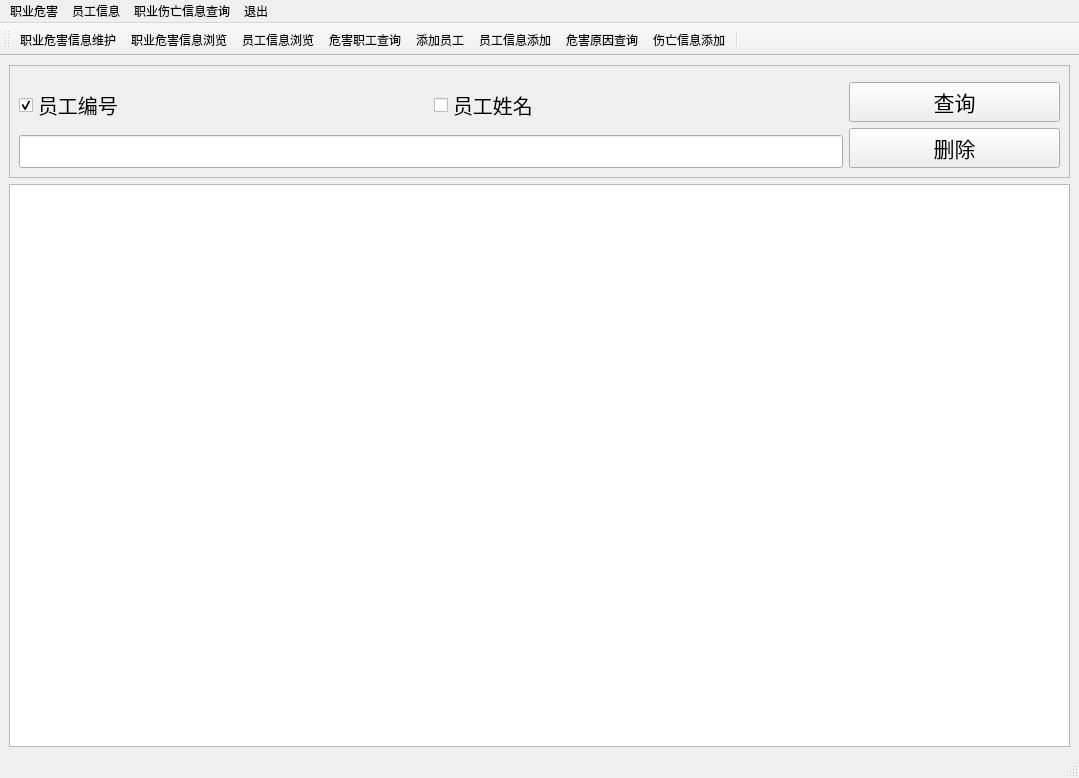
<?xml version="1.0" encoding="UTF-8"?>
<ui version="4.0">
 <class>MainWindow</class>
 <widget class="QMainWindow" name="MainWindow">
  <property name="geometry">
   <rect>
    <x>0</x>
    <y>0</y>
    <width>1079</width>
    <height>778</height>
   </rect>
  </property>
  <property name="windowTitle">
   <string>企业职业危害管理系统</string>
  </property>
  <widget class="QWidget" name="centralwidget">
   <layout class="QVBoxLayout" name="verticalLayout" stretch="1,5">
    <item>
     <widget class="QFrame" name="frame">
      <property name="frameShape">
       <enum>QFrame::StyledPanel</enum>
      </property>
      <property name="frameShadow">
       <enum>QFrame::Raised</enum>
      </property>
      <layout class="QGridLayout" name="gridLayout" rowstretch="1,0,0,0,0" columnstretch="2,2,1,0">
       <item row="2" column="1" rowspan="2">
        <widget class="QCheckBox" name="box_name">
         <property name="font">
          <font>
           <pointsize>15</pointsize>
          </font>
         </property>
         <property name="text">
          <string>员工姓名</string>
         </property>
         <property name="checkable">
          <bool>true</bool>
         </property>
         <property name="checked">
          <bool>false</bool>
         </property>
         <property name="autoExclusive">
          <bool>true</bool>
         </property>
        </widget>
       </item>
       <item row="2" column="0" rowspan="2">
        <widget class="QCheckBox" name="box_id">
         <property name="font">
          <font>
           <pointsize>15</pointsize>
          </font>
         </property>
         <property name="text">
          <string>员工编号</string>
         </property>
         <property name="checkable">
          <bool>true</bool>
         </property>
         <property name="checked">
          <bool>true</bool>
         </property>
         <property name="autoExclusive">
          <bool>true</bool>
         </property>
        </widget>
       </item>
       <item row="2" column="2" colspan="2">
        <widget class="QPushButton" name="button_search">
         <property name="font">
          <font>
           <family>微软雅黑</family>
           <pointsize>16</pointsize>
           <weight>50</weight>
           <italic>false</italic>
           <bold>false</bold>
          </font>
         </property>
         <property name="text">
          <string>查询</string>
         </property>
        </widget>
       </item>
       <item row="1" column="2">
        <spacer name="verticalSpacer_2">
         <property name="orientation">
          <enum>Qt::Vertical</enum>
         </property>
         <property name="sizeHint" stdset="0">
          <size>
           <width>20</width>
           <height>40</height>
          </size>
         </property>
        </spacer>
       </item>
       <item row="4" column="0" colspan="2">
        <widget class="QLineEdit" name="lineEdit">
         <property name="font">
          <font>
           <pointsize>16</pointsize>
          </font>
         </property>
        </widget>
       </item>
       <item row="3" column="2" rowspan="2" colspan="2">
        <widget class="QPushButton" name="button_delete">
         <property name="font">
          <font>
           <family>微软雅黑</family>
           <pointsize>16</pointsize>
          </font>
         </property>
         <property name="text">
          <string>删除</string>
         </property>
        </widget>
       </item>
      </layout>
     </widget>
    </item>
    <item>
     <widget class="QTableWidget" name="table"/>
    </item>
   </layout>
  </widget>
  <widget class="QMenuBar" name="menubar">
   <property name="geometry">
    <rect>
     <x>0</x>
     <y>0</y>
     <width>1079</width>
     <height>23</height>
    </rect>
   </property>
   <widget class="QMenu" name="menu">
    <property name="title">
     <string>职业危害</string>
    </property>
    <addaction name="actionliulanzhigongxinxi"/>
    <addaction name="actionweihuzhigongxinxi"/>
   </widget>
   <widget class="QMenu" name="menu_3">
    <property name="title">
     <string>员工信息</string>
    </property>
    <addaction name="actionzhigongxinxichaxun"/>
    <addaction name="actionzichananquanchaxun"/>
   </widget>
   <widget class="QMenu" name="menu_4">
    <property name="title">
     <string>职业伤亡信息查询</string>
    </property>
    <addaction name="actionshangwangxinxiliulan"/>
    <addaction name="actiontuichuxitogn"/>
   </widget>
   <widget class="QMenu" name="menu_2">
    <property name="title">
     <string>退出</string>
    </property>
    <addaction name="actiond_2"/>
   </widget>
   <addaction name="menu"/>
   <addaction name="menu_3"/>
   <addaction name="menu_4"/>
   <addaction name="menu_2"/>
  </widget>
  <widget class="QStatusBar" name="statusbar"/>
  <widget class="QToolBar" name="toolBar">
   <property name="windowTitle">
    <string>toolBar</string>
   </property>
   <attribute name="toolBarArea">
    <enum>TopToolBarArea</enum>
   </attribute>
   <attribute name="toolBarBreak">
    <bool>false</bool>
   </attribute>
   <addaction name="actiontianjiazhigongxinxi"/>
   <addaction name="actionliulanzhigongxinxi"/>
   <addaction name="actionzhigongxinxichaxun"/>
   <addaction name="actionshebeishujvchaxun"/>
   <addaction name="actiontianjiayonghu"/>
   <addaction name="actionzichananquanchaxun"/>
   <addaction name="actiontainjiashebei"/>
   <addaction name="actiontuichuxitogn"/>
   <addaction name="separator"/>
  </widget>
  <action name="actionliulanzhigongxinxi">
   <property name="icon">
    <iconset>
     <normaloff>../../../panmingjie/.designer/backup/图标/about.ico</normaloff>../../../panmingjie/.designer/backup/图标/about.ico</iconset>
   </property>
   <property name="text">
    <string>职业危害信息浏览</string>
   </property>
  </action>
  <action name="actiontianjiazhigongxinxi">
   <property name="icon">
    <iconset>
     <normaloff>../../../panmingjie/.designer/backup/图标/ARROW6C.ICO</normaloff>../../../panmingjie/.designer/backup/图标/ARROW6C.ICO</iconset>
   </property>
   <property name="text">
    <string>职业危害信息维护</string>
   </property>
  </action>
  <action name="actionweihuzhigongxinxi">
   <property name="icon">
    <iconset>
     <normaloff>../../../panmingjie/.designer/backup/图标/appstu.ICO</normaloff>../../../panmingjie/.designer/backup/图标/appstu.ICO</iconset>
   </property>
   <property name="text">
    <string>职业危害信息添加</string>
   </property>
  </action>
  <action name="actiontianjiashangping">
   <property name="icon">
    <iconset>
     <normaloff>../../../panmingjie/.designer/backup/图标/FACE04.ICO</normaloff>../../../panmingjie/.designer/backup/图标/FACE04.ICO</iconset>
   </property>
   <property name="text">
    <string>录入健康信息</string>
   </property>
  </action>
  <action name="actiontianjiaguanliyuan">
   <property name="icon">
    <iconset>
     <normaloff>../../../panmingjie/.designer/backup/图标/FACE05.ICO</normaloff>../../../panmingjie/.designer/backup/图标/FACE05.ICO</iconset>
   </property>
   <property name="text">
    <string>加入健康管理员</string>
   </property>
  </action>
  <action name="actiontianjiayonghu">
   <property name="icon">
    <iconset>
     <normaloff>../../../panmingjie/.designer/backup/图标/login.ico</normaloff>../../../panmingjie/.designer/backup/图标/login.ico</iconset>
   </property>
   <property name="text">
    <string>添加员工</string>
   </property>
  </action>
  <action name="actionzhigongxinxichaxun">
   <property name="icon">
    <iconset>
     <normaloff>../../../panmingjie/.designer/backup/图标/FINDER.ICO</normaloff>../../../panmingjie/.designer/backup/图标/FINDER.ICO</iconset>
   </property>
   <property name="text">
    <string>员工信息浏览</string>
   </property>
  </action>
  <action name="actionzichananquanchaxun">
   <property name="icon">
    <iconset>
     <normaloff>../../../panmingjie/.designer/backup/图标/modify.ico</normaloff>../../../panmingjie/.designer/backup/图标/modify.ico</iconset>
   </property>
   <property name="text">
    <string>员工信息添加</string>
   </property>
  </action>
  <action name="actiontuichuxitogn">
   <property name="icon">
    <iconset>
     <normaloff>../../../panmingjie/.designer/backup/图标/logo.ico</normaloff>../../../panmingjie/.designer/backup/图标/logo.ico</iconset>
   </property>
   <property name="text">
    <string>伤亡信息添加</string>
   </property>
  </action>
  <action name="actiontainjiashebei">
   <property name="icon">
    <iconset>
     <normaloff>../../../panmingjie/.designer/backup/图标/tab_safe.ico</normaloff>../../../panmingjie/.designer/backup/图标/tab_safe.ico</iconset>
   </property>
   <property name="text">
    <string>危害原因查询</string>
   </property>
  </action>
  <action name="actionshebeishujvchaxun">
   <property name="icon">
    <iconset>
     <normaloff>../../../panmingjie/.designer/backup/图标/kav32.ico</normaloff>../../../panmingjie/.designer/backup/图标/kav32.ico</iconset>
   </property>
   <property name="text">
    <string>危害职工查询</string>
   </property>
  </action>
  <action name="actionshebeizhigongchaxun">
   <property name="icon">
    <iconset>
     <normaloff>../../../panmingjie/.designer/backup/图标/tab_unknown.ico</normaloff>../../../panmingjie/.designer/backup/图标/tab_unknown.ico</iconset>
   </property>
   <property name="text">
    <string>危害职工人数查询</string>
   </property>
  </action>
  <action name="actiondw">
   <property name="icon">
    <iconset>
     <normaloff>../../../panmingjie/.designer/backup/图标/appstu.ICO</normaloff>../../../panmingjie/.designer/backup/图标/appstu.ICO</iconset>
   </property>
   <property name="text">
    <string>员工信息维护</string>
   </property>
  </action>
  <action name="actionsd">
   <property name="text">
    <string>职业危害信息查询</string>
   </property>
  </action>
  <action name="actiond">
   <property name="text">
    <string>d</string>
   </property>
  </action>
  <action name="actiond_2">
   <property name="icon">
    <iconset>
     <normaloff>../../../panmingjie/.designer/backup/图标/Run.ico</normaloff>../../../panmingjie/.designer/backup/图标/Run.ico</iconset>
   </property>
   <property name="text">
    <string>退出系统</string>
   </property>
  </action>
  <action name="actiond_3">
   <property name="text">
    <string>职业危害名称</string>
   </property>
  </action>
  <action name="actiond_4">
   <property name="text">
    <string>危险级别</string>
   </property>
  </action>
  <action name="actiond_5">
   <property name="text">
    <string>管辖部门</string>
   </property>
  </action>
  <action name="actiona">
   <property name="text">
    <string>控制要求</string>
   </property>
  </action>
  <action name="actiona_2">
   <property name="text">
    <string>应急措施</string>
   </property>
  </action>
  <action name="actiona_3">
   <property name="text">
    <string>责任人</string>
   </property>
  </action>
  <action name="actiona_4">
   <property name="text">
    <string>检查日期</string>
   </property>
  </action>
  <action name="actionshangwangxinxiliulan">
   <property name="icon">
    <iconset>
     <normaloff>../../../panmingjie/.designer/backup/图标/w.ico</normaloff>../../../panmingjie/.designer/backup/图标/w.ico</iconset>
   </property>
   <property name="text">
    <string>伤亡信息浏览</string>
   </property>
  </action>
  <action name="actionshangwangxinxiweihu">
   <property name="icon">
    <iconset>
     <normaloff>../../../panmingjie/.designer/backup/图标/kav32.ico</normaloff>../../../panmingjie/.designer/backup/图标/kav32.ico</iconset>
   </property>
   <property name="text">
    <string>伤亡信息维护</string>
   </property>
  </action>
  <action name="actionchaxunzhiyeweihai">
   <property name="icon">
    <iconset>
     <normaloff>../../../panmingjie/.designer/backup/图标/whrstart.ico</normaloff>../../../panmingjie/.designer/backup/图标/whrstart.ico</iconset>
   </property>
   <property name="text">
    <string>查询职业危害</string>
   </property>
  </action>
  <action name="actionchaxunyuangongxinxi">
   <property name="icon">
    <iconset>
     <normaloff>../../../panmingjie/.designer/backup/图标/wxt.ico</normaloff>../../../panmingjie/.designer/backup/图标/wxt.ico</iconset>
   </property>
   <property name="text">
    <string>查询员工信息</string>
   </property>
  </action>
  <action name="actionchaxunzhiyeshangwangxinxi">
   <property name="icon">
    <iconset>
     <normaloff>../../../panmingjie/.designer/backup/图标/GRAPH16.ICO</normaloff>../../../panmingjie/.designer/backup/图标/GRAPH16.ICO</iconset>
   </property>
   <property name="text">
    <string>查询职业伤亡信息</string>
   </property>
  </action>
 </widget>
 <resources>
  <include location="picture.qrc"/>
 </resources>
 <connections/>
</ui>
